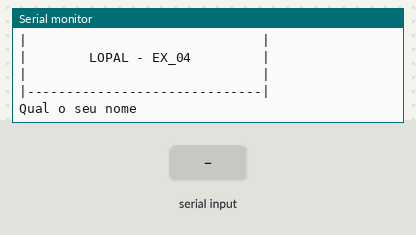
Recording of a sketch running on a simulated Arduino Uno, built with avr-gcc and run on an emulated ATmega328P. On the bench: the last lines printed to the serial monitor. The inputs (shaded band) are chosen by the test bench.

Above: at 1.2 s.
1.3 s: "90,45\n" received over Serial
At 3.0 s:
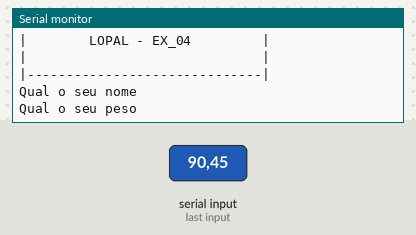
3.8 s: "30,150\n" received over Serial
At 4.3 s:
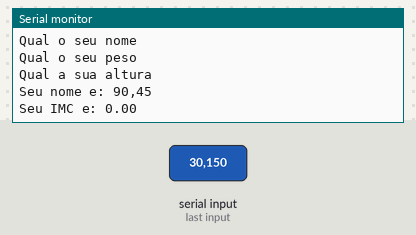

Measured:
- after the input at 1.3 s, the serial monitor: prints a new line after 1.0 s (image 1)
- after the input at 3.8 s, the serial monitor: prints a new line at once (image 2)

The sketch:

lopal_ex041.ino
```cpp
//Faça um programa que receba o nome, o peso e a altura de uma
//pessoa. Calcule e imprima o nome e o IMC dessa pessoa
//IMC = peso / (altura * altura).

float IMC = 0;
float P = 0;
float A = 0;
String nome = "Murilo";

void setup()
{
  Serial.begin(9600);
}

void loop()
{
  Serial.println("|------------------------------|");
  Serial.println("|                              |");
  Serial.println("|        LOPAL - EX_04         |");//Pular linha
  Serial.println("|                              |");
  Serial.println("|------------------------------|");

  Serial.println();

  Serial.println("Qual o seu nome");
  while(! Serial.available() );
  nome = Serial.readString();

  Serial.println("Qual o seu peso");
  while(! Serial.available() );
  P = Serial.parseFloat();

  Serial.println("Qual a sua altura");
  while(! Serial.available() );
  A = Serial.parseFloat();

  IMC = float(P) / (float(A) * float(A));

  Serial.println("Seu nome e: " + String(nome));
  Serial.println("Seu IMC e: " + String(IMC));

  delay(1000);

}
```
